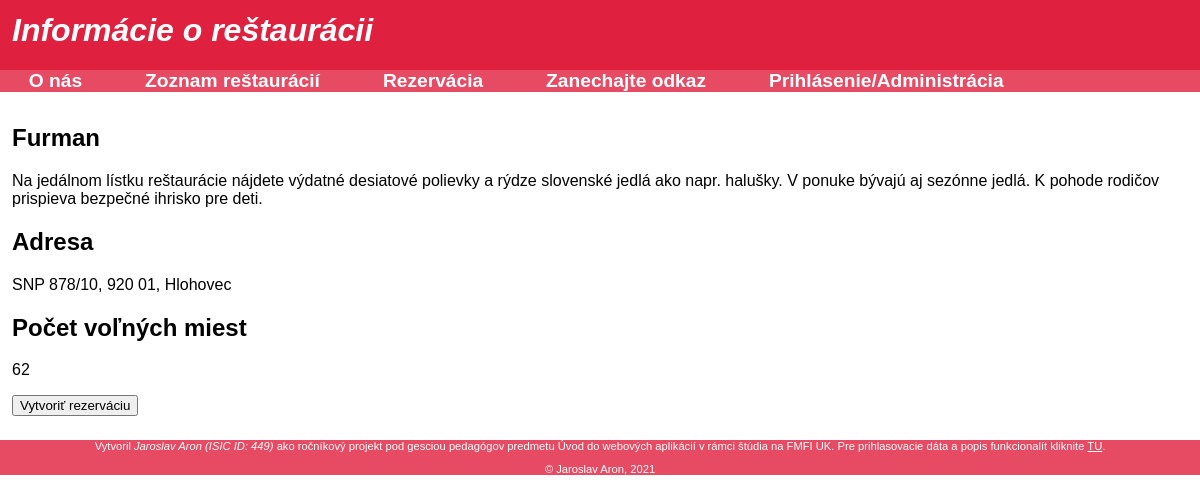
The page /info.php?kod=6 on the database its author committed.
### tables this page shows
CREATE TABLE `gastroapp_restauracie` (
  `rid` int(11) NOT NULL,
  `nazov` varchar(100) NOT NULL,
  `popis` text NOT NULL,
  `adresa` text NOT NULL,
  `pocet_volnych_miest` smallint(6) NOT NULL
);

### info.php (the view, shortened to what this page needs)
<?php
include('_inc/db.php');
include('_inc/funkcie.php');
include('_partials/navigacia.php');
?>
<section>
<?php
if(isset($_GET['kod'])  && over_kod_restauracie($mysqli, $_GET['kod'])){
	$rest = restauracia_data($mysqli, $_GET['kod']);
	$kod = $_GET['kod'];
	echo "<h2>" . $rest['nazov'] . "</h2>";
	echo "<p>" . $rest['popis'] . "</p>";
    echo "<h2>Adresa</h2>";
	echo "<p>" . $rest['adresa'] . "</p>";
    echo "<h2>Počet voľných miest</h2>";
	echo "<p>" . $rest['pocet_volnych_miest'] . "</p>";
	echo '<a href="rezervacia.php?kod=' . $kod . '">';
  	echo '<input type="submit" name="' . $_GET['kod'] . '" value="Vytvoriť rezerváciu">';
	echo '</a>';
}else{
	echo "<p class='chyba'>Zadaný kód neexistuje, ty beťár!</p>";
}
?>
</section>
<?php
include('_partials/pata.php');
?>

### assets/styly.css (style rules this page uses)
body { font-family: Arial, Helvetica, sans-serif; margin: 0; }
section { padding: 1%; }
section a { color: #E74B64; font-weight: bold; }

### rows shown on the page
gastroapp_restauracie: nazov "Furman", popis "Na jedálnom lístku reštaurácie nájdete výdatné desiatové polievky a rýdze slovenské jedlá ako napr. halušky. V ponuke bývajú aj sezónne jedlá. K pohode rodičov prispieva bezpečné ihrisko pre deti.", adresa "SNP 878/10, 920 01, Hlohovec", pocet_volnych_miest "62"

### other values the page prints
$nadpis "Informácie o reštaurácii"
AUTOR "Jaroslav Aron"
ID "449"
